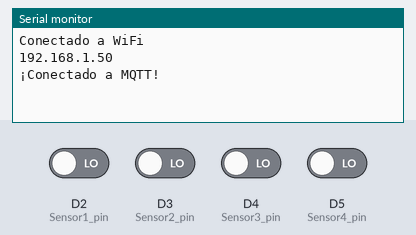
Bench run of a sketch on a simulated Arduino Uno R4 WiFi. Parts: the last lines printed to the serial monitor. The test bench sets the inputs (shaded band); at power-on: D2 (Sensor1_pin), D3 (Sensor2_pin), D4 (Sensor3_pin), D5 (Sensor4_pin) LOW. WiFi joins after 1.5 s; servers stay silent unless stated; network time is answered at once with the bench clock; the local clock reads 2024-03-15 10:24:30 at power-on unless the sketch sets it; no MQTT or app messages arrive unless stated.

Above: at 2.7 s.
2.8 s: D2 (Sensor1_pin) driven HIGH
At 3.5 s:
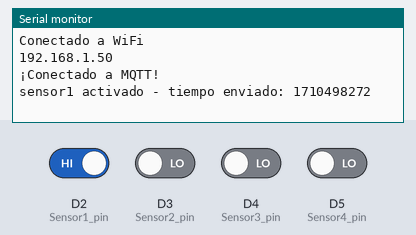
4.3 s: D3 (Sensor2_pin) driven HIGH
At 4.7 s:
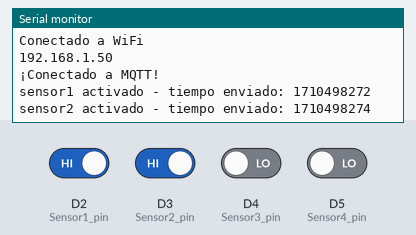
5.8 s: D4 (Sensor3_pin) driven HIGH
At 7.0 s:
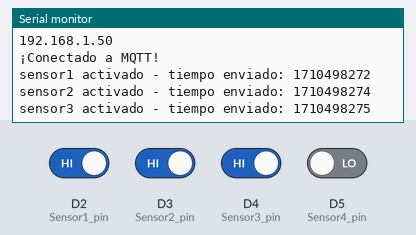
7.3 s: D5 (Sensor4_pin) driven HIGH
At 8.2 s:
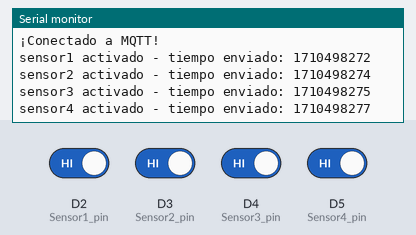
Timing chart, 0 to 9.8 s (numbered marks = the images above; inputs shaded):
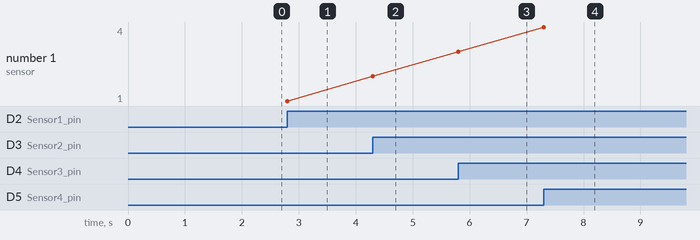

Measured:
- after the input at 2.8 s, the serial monitor: prints a new line at once (image 1)
- after the input at 4.3 s, the serial monitor: prints a new line at once (image 2)
- after the input at 5.8 s, the serial monitor: prints a new line at once (image 3)
- after the input at 7.3 s, the serial monitor: prints a new line at once (image 4)
- plotted number 1: 1 → 2 after the input at 4.3 s, 2 → 3 after the input at 5.8 s, 3 → 4 after the input at 7.3 s

The sketch:

Experimento1.ino
```cpp
#include <WiFiS3.h>
#include <PubSubClient.h>
#include <NTPClient.h>
#include <WiFiUdp.h>
#include "arduino_secrets.h"  // Define SECRET_SSID y SECRET_PASS

const char* ssid = SECRET_SSID;
const char* password = SECRET_PASS;
const char* mqttServer = "172.16.30.123";
const int mqttPort = 1883;

WiFiClient wifiClient;
PubSubClient client(wifiClient);
WiFiUDP ntpUDP;
NTPClient timeClient(ntpUDP, "pool.ntp.org", 0, 60000);

// Pines de sensores
const int Sensor1_pin = 2;
const int Sensor2_pin = 3;
const int Sensor3_pin = 4;
const int Sensor4_pin = 5;

// Estados anteriores
bool sensor1_state = false;
bool sensor2_state = false;
bool sensor3_state = false;
bool sensor4_state = false;

// Enviar tiempo del sensor vía MQTT
void enviarTiempoSensor(const char* sensorName, unsigned long tiempo) {
  char mensaje[200];
  snprintf(mensaje, sizeof(mensaje),
           "{\"sensor\": \"%s\", \"tiempo\": %lu}", sensorName, tiempo);

  client.publish("sensores/tiempo", mensaje);

  Serial.print(sensorName);
  Serial.print(" activado - tiempo enviado: ");
  Serial.println(tiempo);
}

void setup() {
  Serial.begin(115200);

  // Configurar pines como entrada
  pinMode(Sensor1_pin, INPUT);
  pinMode(Sensor2_pin, INPUT);
  pinMode(Sensor3_pin, INPUT);
  pinMode(Sensor4_pin, INPUT);

  // Conectar a WiFi
  WiFi.begin(ssid, password);
  while (WiFi.status() != WL_CONNECTED) {
    delay(500);
    Serial.print(".");
  }
  Serial.println("\nConectado a WiFi");
  Serial.println(WiFi.localIP());

  // Sincronizar NTP
  timeClient.begin();
  timeClient.update();

  // Conectar a MQTT
  client.setServer(mqttServer, mqttPort);
  while (!client.connected()) {
    if (client.connect("arduinoClient")) {
      Serial.println("¡Conectado a MQTT!");
    } else {
      Serial.print("Error MQTT: ");
      Serial.println(client.state());
      delay(2000);
    }
  }
}

void loop() {
  if (!client.connected()) reconnect();
  client.loop();

  // Actualizar NTP cada 30 segundos
  static unsigned long lastNtpUpdate = 0;
  if (millis() - lastNtpUpdate > 30000) {
    if (timeClient.update()) {
      lastNtpUpdate = millis();
    }
  }

  // Leer sensores
  bool s1 = digitalRead(Sensor1_pin);
  bool s2 = digitalRead(Sensor2_pin);
  bool s3 = digitalRead(Sensor3_pin);
  bool s4 = digitalRead(Sensor4_pin);

  // Detectar flancos de subida y enviar tiempo individual (solo segundos)
  if (s1 == HIGH && !sensor1_state) {
    enviarTiempoSensor("sensor1", timeClient.getEpochTime());
  }
  if (s2 == HIGH && !sensor2_state) {
    enviarTiempoSensor("sensor2", timeClient.getEpochTime());
  }
  if (s3 == HIGH && !sensor3_state) {
    enviarTiempoSensor("sensor3", timeClient.getEpochTime());
  }
  if (s4 == HIGH && !sensor4_state) {
    enviarTiempoSensor("sensor4", timeClient.getEpochTime());
  }

  // Actualizar estados
  sensor1_state = s1;
  sensor2_state = s2;
  sensor3_state = s3;
  sensor4_state = s4;
}

void reconnect() {
  while (!client.connected()) {
    Serial.print("Intentando conexión MQTT...");
    if (client.connect("arduinoClient")) {
      Serial.println("Conectado.");
    } else {
      Serial.print("Error MQTT: ");
      Serial.println(client.state());
      delay(5000);
    }
  }
}
```

arduino_secrets.h
```cpp
#define SECRET_SSID "DAW-11"
#define SECRET_PASS "monlau1982"
```
